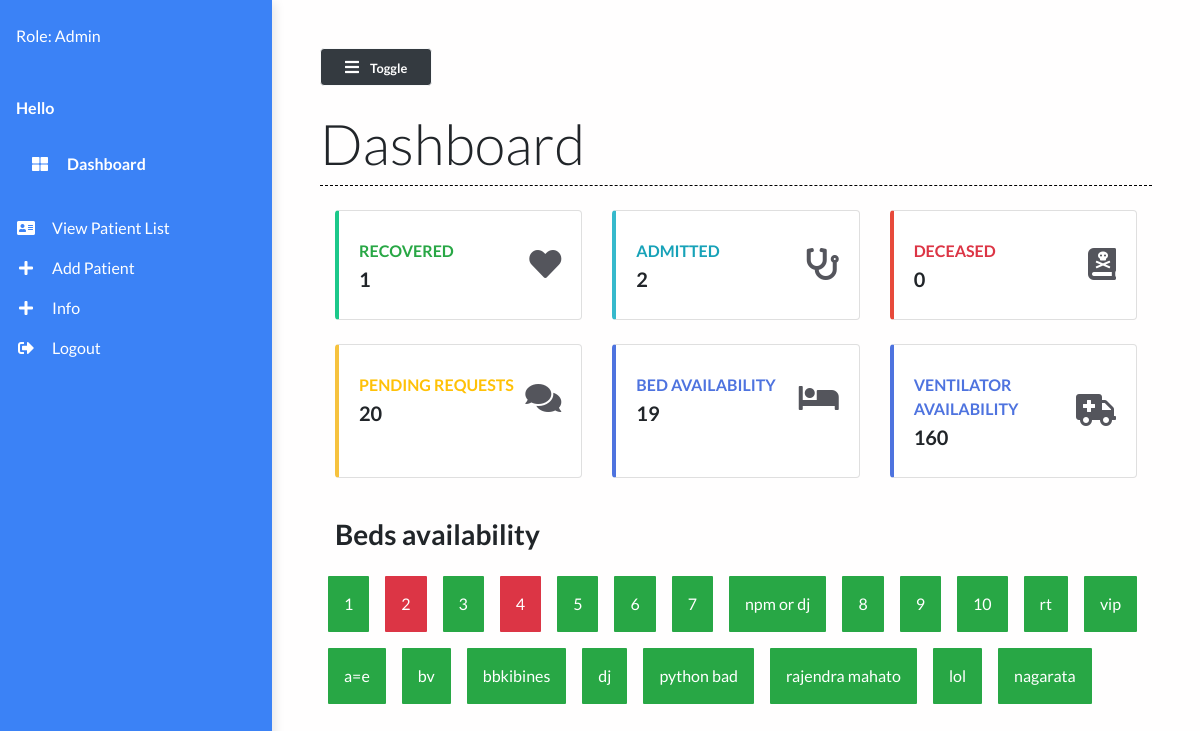
The app's page / (signed in) with its own data.
### main/models.py (models this page shows)
class Bed(models.Model):
    bed_number = models.CharField(max_length=50)
    occupied = models.BooleanField()
    def __str__(self):
        return self.bed_number

### main/views.py (the view)
# urls.py: path("", views.dashboard, name="dashboard"),
def dashboard(request):
    patients = Patient.objects.all()
    patient_count = patients.count()
    patients_recovered = Patient.objects.filter(status="Recovered")
    patients_deceased = Patient.objects.filter(status="Deceased")
    deceased_count = patients_deceased.count()
    recovered_count = patients_recovered.count()
    beds = Bed.objects.all()
    beds_available = Bed.objects.filter(occupied=False).count()
    context = {
        'patient_count': patient_count,
        'recovered_count': recovered_count,
        'beds_available': beds_available,
        'deceased_count':deceased_count,
        'beds':beds
    }
    print(patient_count)
    return render(request, 'main/dashboard.html', context)

### main/templates/main/dashboard.html (shortened to what this page needs)
{% extends 'main/base.html' %}
{% load static %}
{% block contentTitle %}
    Dashboard
{% endblock contentTitle %}
{% block content %}
    <div class="container-fluid">
        <div class="row">
            <div class="col-xl-4 col-md-6 col-sm-12 mb-4">
                <div class="card border-left-success shadow h-100 py-2">
                    <div class="card-body">
                        <div class="row no-gutters align-items-center">
                            <div class="col mr-2">
                                <div class="text-xs font-weight-bold text-success text-uppercase mb-1">
                                    Recovered</div>
                                <div class="h5 mb-0 font-weight-bold text-gray-800">{{ recovered_count }}</div>
                            </div>
                            <div class="col-auto">
                                <i class="fas fa-heart fa-2x text-gray-300"></i>
                            </div>
                        </div>
                    </div>
                </div>
            </div>
            <div class="col-xl-4 col-md-6 col-sm-12 mb-4">
                <div class="card border-left-info shadow h-100 py-2">
                    <div class="card-body">
                        <div class="row no-gutters align-items-center">
                            <div class="col mr-2">
                                <div class="text-xs font-weight-bold text-info text-uppercase mb-1">
                                    Admitted</div>
                                <div class="h5 mb-0 font-weight-bold text-gray-800">{{ patient_count }}</div>
                            </div>
                            <div class="col-auto">
                                <i class="fas fa-stethoscope fa-2x text-gray-300"></i>
                            </div>
                        </div>
                    </div>
                </div>
            </div>
            <div class="col-xl-4 col-md-6 col-sm-12 mb-4">
                <div class="card border-left-danger shadow h-100 py-2">
                    <div class="card-body">
                        <div class="row no-gutters align-items-center">
                            <div class="col mr-2">
                                <div class="text-xs font-weight-bold text-danger text-uppercase mb-1">Deceased
                                </div>
                                <div class="row no-gutters align-items-center">
                                    <div class="col-auto">
                                        <div class="h5 mb-0 mr-3 font-weight-bold text-gray-800">{{deceased_count}}</div>
                                    </div>
                                </div>
                            </div>
                            <div class="col-auto">
                                <i class="fas fa-book-dead fa-2x text-gray-300"></i>
                            </div>
                        </div>
                    </div>
                </div>
            </div>
            <div class="col-xl-4 col-md-6 col-sm-12 mb-4">
                <div class="card border-left-warning shadow h-100 py-2">
                    <div class="card-body">
                        <div class="row no-gutters align-items-center">
                            <div class="col mr-2">
                                <div class="text-xs font-weight-bold text-warning text-uppercase mb-1">
                                    Pending Requests</div>
                                <div class="h5 mb-0 font-weight-bold text-gray-800">20</div>
                            </div>
                            <div class="col-auto">
                                <i class="fas fa-comments fa-2x text-gray-300"></i>
                            </div>
                        </div>
                    </div>
                </div>
            </div>
            <div class="col-xl-4 col-md-6 col-sm-12 mb-4">
                <div class="card border-left-primary shadow h-100 py-2">
                    <div class="card-body">
                        <div class="row no-gutters align-items-center">
                            <div class="col mr-2">
                                <div class="text-xs font-weight-bold text-blue text-uppercase mb-1">
                                    Bed availability</div>
                                <div class="h5 mb-0 font-weight-bold text-gray-800">{{beds_available}}</div>
                            </div>
                            <div class="col-auto">
                                <i class="fas fa-bed fa-2x text-gray-300"></i>
                            </div>
                        </div>
                    </div>
                </div>
            </div>
            <div class="col-xl-4 col-md-6 col-sm-12 mb-4">
                <div class="card border-left-primary shadow h-100 py-2">
                    <div class="card-body">
                        <div class="row no-gutters align-items-center">
                            <div class="col mr-2">
                                <div class="text-xs font-weight-bold text-blue text-uppercase mb-1">
                                    ventilator availability</div>
                                <div class="h5 mb-0 font-weight-bold text-gray-800">160</div>
                            </div>
                            <div class="col-auto">
                                <i class="fas fa-ambulance fa-2x text-gray-300"></i>
                            </div>
                        </div>
                    </div>
                </div>
            </div>
        </div>
        <div><h3 class="font-weight-bold my-3">Beds availability</h3></div>
        <div class="row">
            {% for bed in beds %}
                <div class="
                {% if bed.occupied == True %}
                bg-danger
                {% elif bed.occupied == False %}
                bg-success
                {% endif %}
                grid-box my-2 mx-2 py-3 px-3 text-white">{{ bed }}</div>
            {% endfor %}
        </div>
    </div>
{% endblock content %}

### static/styles/base.css (style rules this page uses)
body { background: #fffefe; min-height: 100vh; overflow-x: hidden; font-family:Lato,'Helvetica Neue',Helvetica,Arial,sans-serif; }
.border-left-info { border-left: 0.25rem solid #36b9cc !important; }
.border-left-warning { border-left: 0.25rem solid #f6c23e !important; }
.border-left-success { border-left: 0.25rem solid #1cc88a !important; }
.border-left-danger { border-left: 0.25rem solid #e74a3b !important; }
.text-gray-300 { color: #54555c !important; }
.border-left-primary { border-left: 0.25rem solid #4e73df !important; }
.text-blue { color: #4e73df !important; }
.grid-box { border-radius: 1px; }

### records on screen
Bed: bed_number "1"
Bed: bed_number "2"
Bed: bed_number "3"
Bed: bed_number "4"
Bed: bed_number "5"
Bed: bed_number "6"
Bed: bed_number "7"
Bed: bed_number "npm or dj"
Bed: bed_number "8"
Bed: bed_number "9"
Bed: bed_number "10"
Bed: bed_number "rt"
Bed: bed_number "vip"
Bed: bed_number "a=e"
Bed: bed_number "bv"
Bed: bed_number "bbkibines"
Bed: bed_number "dj"
Bed: bed_number "python bad"
Bed: bed_number "rajendra mahato"
Bed: bed_number "lol"
Bed: bed_number "nagarata"

### other values on screen
{{ recovered_count }} "1"
{{ patient_count }} "2"
{{ deceased_count }} "0"
{{ beds_available }} "19"
